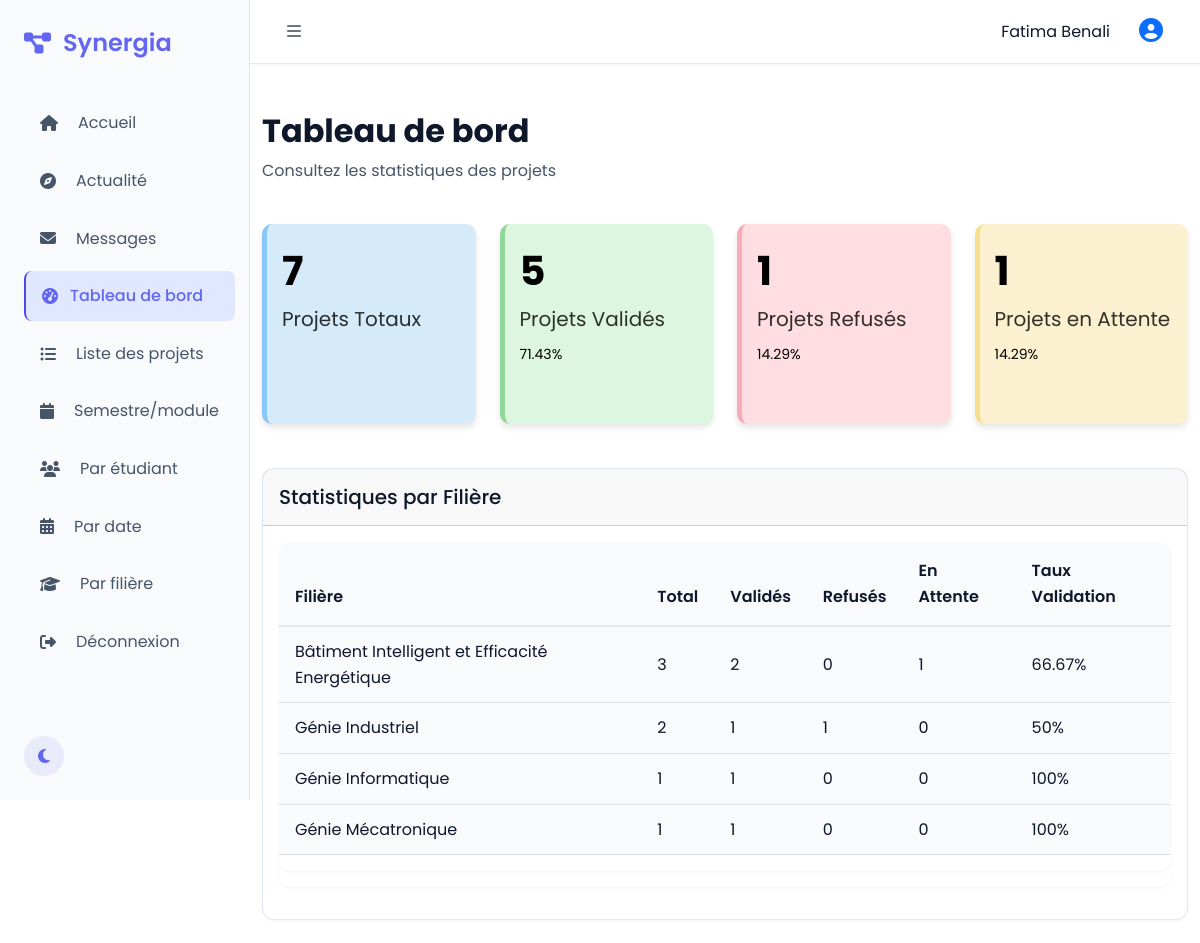
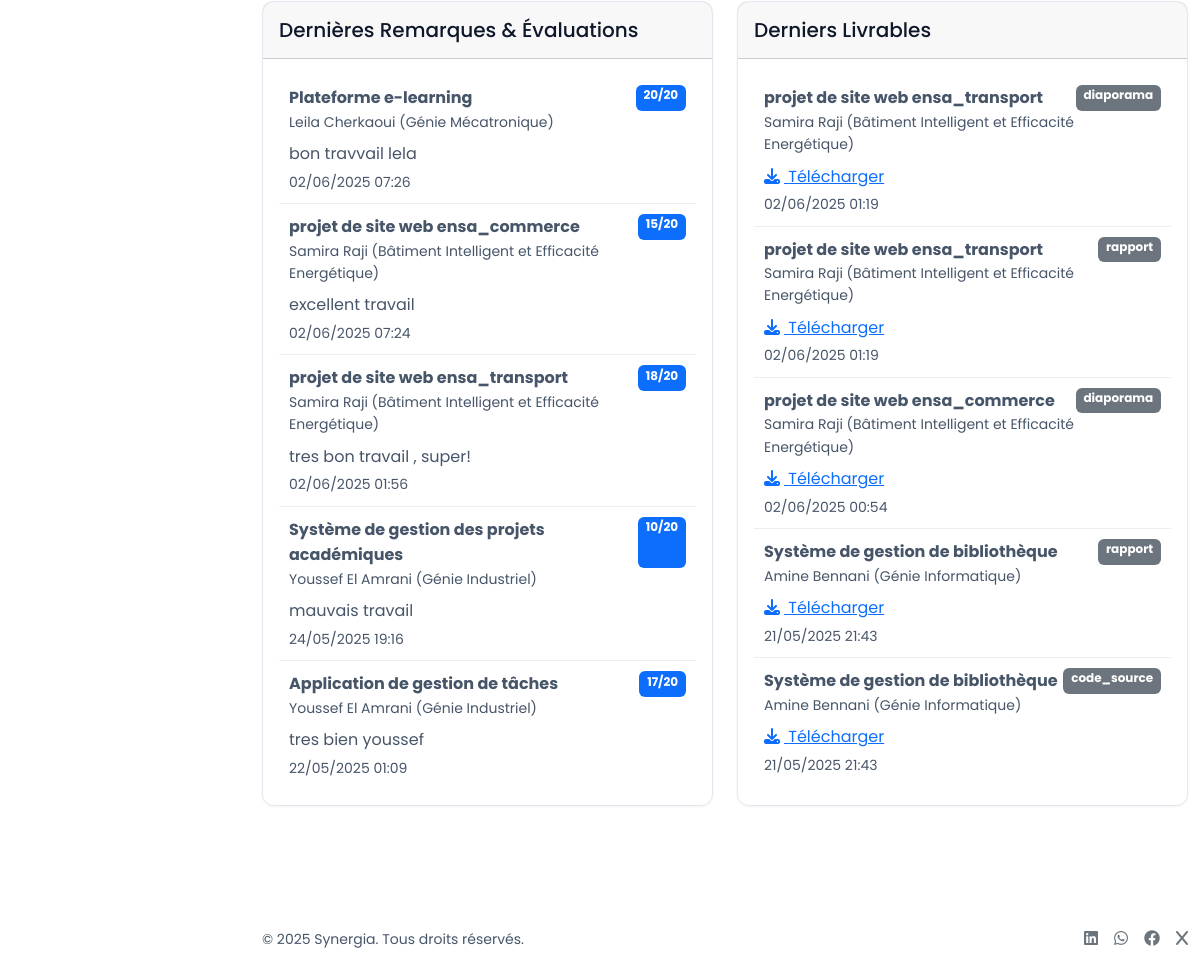
/teacher/statistique.php (signed in), run on the app's committed database (2 pictures, top to bottom).
### tables this page shows
CREATE TABLE `projet` (
  `id_projet` int(11) NOT NULL,
  `titre` varchar(255) DEFAULT NULL,
  `description` text DEFAULT NULL,
  `type_projet` enum('Stage d''initiation','Stage d''ingénieur adjoint','Stage de fin d''études - PFE','projet pédagogique') DEFAULT NULL,
  `sujet` varchar(100) DEFAULT NULL,
  `date_soumission` datetime DEFAULT current_timestamp(),
  `statut` enum('en_attente','valide','refuse') DEFAULT 'en_attente',
  `id_etudiant` int(11) DEFAULT NULL,
  `id_enseignant` int(11) DEFAULT NULL
);

CREATE TABLE `remarque` (
  `id_remarque` int(11) NOT NULL,
  `id_projet` int(11) DEFAULT NULL,
  `id_enseignant` int(11) DEFAULT NULL,
  `remarque_text` text DEFAULT NULL,
  `evaluation` int(11) DEFAULT NULL CHECK (`evaluation` >= 0 and `evaluation` <= 20),
  `date_remarque` datetime DEFAULT current_timestamp()
);

CREATE TABLE `etudiant` (
  `id_etudiant` int(11) NOT NULL,
  `cne` varchar(50) DEFAULT NULL,
  `filiere` varchar(100) DEFAULT NULL,
  `annee_scolaire` varchar(10) DEFAULT NULL
);

CREATE TABLE `livrable` (
  `id_livrable` int(11) NOT NULL,
  `id_projet` int(11) DEFAULT NULL,
  `type_livrable` enum('rapport','code_source','diaporama') DEFAULT NULL,
  `chemin_fichier` varchar(255) DEFAULT NULL,
  `date_upload` datetime DEFAULT current_timestamp()
);

### teacher/statistique.php (the view, shortened to what the rows shown need)
<?php
require_once '../hello/config.php';
$id_enseignant = $_SESSION['id_utilisateur'];
$selectedFiliere = isset($_GET['filiere']) ? trim($_GET['filiere']) : '';
function getProjectStats($db, $id_enseignant, $filiere = '') {
    $query = "SELECT
        p.statut,
        e.filiere,
        COUNT(*) as count
    FROM projet p
    JOIN etudiant e ON p.id_etudiant = e.id_etudiant
    WHERE p.id_enseignant = :id_enseignant";
    $params = [':id_enseignant' => $id_enseignant];
    $query .= " GROUP BY p.statut, e.filiere";
    $stmt = $db->prepare($query);
    foreach ($params as $key => $value) {
        $stmt->bindValue($key, $value, is_numeric($value) ? PDO::PARAM_INT : PDO::PARAM_STR);
    }
    $stmt->execute();
    $results = $stmt->fetchAll(PDO::FETCH_ASSOC);
    $stats = [
        'total' => 0,
        'valide' => 0,
        'refuse' => 0,
        'en_attente' => 0,
        'par_filiere' => []
    ];
    foreach ($results as $row) {
        $stats['total'] += $row['count'];
        if (!isset($stats['par_filiere'][$row['filiere']])) {
            $stats['par_filiere'][$row['filiere']] = [
                'total' => 0,
                'valide' => 0,
                'refuse' => 0,
                'en_attente' => 0
            ];
        }
        $stats['par_filiere'][$row['filiere']]['total'] += $row['count'];
        $stats['par_filiere'][$row['filiere']][$row['statut']] = $row['count'];
        $stats[$row['statut']] += $row['count'];
    }
    return $stats;
}
function getLatestRemarks($db, $id_enseignant, $limit = 5) {
    $query = "SELECT
        r.remarque_text,
        r.evaluation,
        r.date_remarque,
        p.titre as projet_titre,
        CONCAT(u.prenom, ' ', u.nom) as etudiant_nom,
        e.filiere
    FROM remarque r
    JOIN projet p ON r.id_projet = p.id_projet
    JOIN etudiant e ON p.id_etudiant = e.id_etudiant
    JOIN utilisateur u ON e.id_etudiant = u.id_utilisateur
    WHERE p.id_enseignant = :id_enseignant
    ORDER BY r.date_remarque DESC
    LIMIT :limit";
    $stmt = $db->prepare($query);
    $stmt->bindValue(':id_enseignant', $id_enseignant, PDO::PARAM_INT);
    $stmt->bindValue(':limit', $limit, PDO::PARAM_INT);
    $stmt->execute();
    return $stmt->fetchAll(PDO::FETCH_ASSOC);
}
function getLatestDeliverables($db, $id_enseignant, $limit = 5) {
    $query = "SELECT
        l.type_livrable,
        l.chemin_fichier,
        l.date_upload as date_depot,
        p.titre as projet_titre,
        CONCAT(u.prenom, ' ', u.nom) as etudiant_nom,
        e.filiere
    FROM livrable l
    JOIN projet p ON l.id_projet = p.id_projet
    JOIN etudiant e ON p.id_etudiant = e.id_etudiant
    JOIN utilisateur u ON e.id_etudiant = u.id_utilisateur
    WHERE p.id_enseignant = :id_enseignant
    ORDER BY l.date_upload DESC
    LIMIT :limit";
    $stmt = $db->prepare($query);
    $stmt->bindValue(':id_enseignant', $id_enseignant, PDO::PARAM_INT);
    $stmt->bindValue(':limit', $limit, PDO::PARAM_INT);
    $stmt->execute();
    return $stmt->fetchAll(PDO::FETCH_ASSOC);
}
$stats = getProjectStats($db, $id_enseignant, $selectedFiliere);
$latestRemarks = getLatestRemarks($db, $id_enseignant);
$latestDeliverables = getLatestDeliverables($db, $id_enseignant);
try {
    $query = "SELECT
        p.*,
        ue.nom AS etudiant_nom,
        ue.prenom AS etudiant_prenom,
        ue.email AS etudiant_email,
        e.cne,
        e.filiere,
        e.annee_scolaire,
        uen.nom AS enseignant_nom,
        uen.prenom AS enseignant_prenom,
        en.grade AS enseignant_grade,
        en.specialite AS enseignant_specialite,
        GROUP_CONCAT(DISTINCT mk.terme SEPARATOR ', ') AS mots_cles,
        GROUP_CONCAT(DISTINCT CONCAT(m.nom_module, ' (S', m.semestre, ')') SEPARATOR ', ') AS modules,
        GROUP_CONCAT(DISTINCT CONCAT(l.type_livrable, ':', l.chemin_fichier) SEPARATOR '|') AS livrables,
        (SELECT remarque_text FROM remarque WHERE id_projet = p.id_projet ORDER BY date_remarque DESC LIMIT 1) AS derniere_remarque,
        (SELECT evaluation FROM remarque WHERE id_projet = p.id_projet ORDER BY date_remarque DESC LIMIT 1) AS derniere_evaluation,
        (SELECT date_remarque FROM remarque WHERE id_projet = p.id_projet ORDER BY date_remarque DESC LIMIT 1) AS date_evaluation
      FROM projet p
      JOIN etudiant e ON p.id_etudiant = e.id_etudiant
      JOIN utilisateur ue ON e.id_etudiant = ue.id_utilisateur
      LEFT JOIN enseignant en ON p.id_enseignant = en.id_enseignant
      LEFT JOIN utilisateur uen ON en.id_enseignant = uen.id_utilisateur
      LEFT JOIN projet_mot_cle pmk ON p.id_projet = pmk.id_projet
      LEFT JOIN mot_cle mk ON pmk.id_mot_cle = mk.id_mot_cle
      LEFT JOIN projet_module pmod ON p.id_projet = pmod.id_projet
      LEFT JOIN module m ON pmod.id_module = m.id_module
      LEFT JOIN livrable l ON p.id_projet = l.id_projet
      LEFT JOIN remarque r ON p.id_projet = r.id_projet
      WHERE p.id_enseignant = :id_enseignant";
    $params = [':id_enseignant' => $id_enseignant];
    $query .= " GROUP BY p.id_projet ORDER BY p.date_soumission DESC";
    $stmt = $db->prepare($query);
    foreach ($params as $key => $value) {
        $stmt->bindValue($key, $value, is_numeric($value) ? PDO::PARAM_INT : PDO::PARAM_STR);
    }
    $stmt->execute();
    $projects = $stmt->fetchAll();
} catch (PDOException $e) {
    $error = "Erreur lors de la recherche: " . $e->getMessage();
    error_log($error);
}
?>
<!DOCTYPE html>
<html lang="fr" data-theme="light">
<head>
    <link href="https://cdn.jsdelivr.net/npm/bootstrap@5.3.0/dist/css/bootstrap.min.css" rel="stylesheet">
    <link rel="stylesheet" href="https://cdnjs.cloudflare.com/ajax/libs/font-awesome/6.4.0/css/all.min.css">
    <link href="etudiant.css" rel=stylesheet>
</head>
<body>
    <div class="main-content">
        <div class="container py-5 flex-grow-1">
            <div class="row mb-4">
                <div class="col-12">
                    <h2 class="fw-bold">Tableau de bord</h2>
                </div>
            </div>
            <div class="row mb-4">
                <div class="col-lg-3 col-md-6 col-sm-12">
                    <div class="stat-card total">
                        <div class="stat-value"><?= $stats['total'] ?></div>
                        <div class="stat-label">Projets Totaux</div>
                    </div>
                </div>
                <div class="col-lg-3 col-md-6 col-sm-12">
                    <div class="stat-card valide">
                        <div class="stat-value"><?= $stats['valide'] ?></div>
                        <div class="stat-label">Projets Validés</div>
                        <div class="small mt-2"><?= $stats['total'] > 0 ? round(($stats['valide'] / $stats['total']) * 100, 2) : 0 ?>%</div>
                    </div>
                </div>
                <div class="col-lg-3 col-md-6 col-sm-12">
                    <div class="stat-card refuse">
                        <div class="stat-value"><?= $stats['refuse'] ?></div>
                        <div class="stat-label">Projets Refusés</div>
                        <div class="small mt-2"><?= $stats['total'] > 0 ? round(($stats['refuse'] / $stats['total']) * 100, 2) : 0 ?>%</div>
                    </div>
                </div>
                <div class="col-lg-3 col-md-6 col-sm-12">
                    <div class="stat-card en_attente">
                        <div class="stat-value"><?= $stats['en_attente'] ?></div>
                        <div class="stat-label">Projets en Attente</div>
                        <div class="small mt-2"><?= $stats['total'] > 0 ? round(($stats['en_attente'] / $stats['total']) * 100, 2) : 0 ?>%</div>
                    </div>
                </div>
            </div>
            <?php if (empty($selectedFiliere) && !empty($stats['par_filiere'])): ?>
                <div class="card mb-4">
                    <div class="card-body" >
                        <div class="table-responsive overflow-auto">
                            <div class="table-responsive overflow-auto tableau table-mobile-cards">
                                <table class="table">
                                    <thead>
                                        <tr>
                                            <th>Filière</th>
                                            <th>Total</th>
                                            <th>Validés</th>
                                            <th>Refusés</th>
                                            <th>En Attente</th>
                                            <th>Taux Validation</th>
                                        </tr>
                                    </thead>
                                </table>
                            </div>
                        </div>
                    </div>
                </div>
            <?php endif; ?>
            <div class="row mb-4">
                <div class="col-lg-6 col-md-12 col-sm-12 mb-4">
                    <div class="card h-100">
                        <div class="card-body latest-items">
                            <?php if (!empty($latestRemarks)): ?>
                                <?php foreach ($latestRemarks as $remark): ?>
                                    <div class="latest-item">
                                        <div class="d-flex justify-content-between">
                                            <strong><?= htmlspecialchars($remark['projet_titre']) ?></strong>
                                            <?php if (!empty($remark['evaluation'])): ?>
                                                <span class="badge bg-primary"><?= htmlspecialchars($remark['evaluation']) ?>/20</span>
                                            <?php endif; ?>
                                        </div>
                                        <div class="small"><?= htmlspecialchars($remark['etudiant_nom']) ?> (<?= htmlspecialchars($remark['filiere']) ?>)</div>
                                        <div class="mt-2"><?= nl2br(htmlspecialchars(substr($remark['remarque_text'], 0, 100))) ?><?= strlen($remark['remarque_text']) > 100 ? '...' : '' ?></div>
                                        <div class="small mt-1">
                                            <?= date('d/m/Y H:i', strtotime($remark['date_remarque'])) ?>
                                        </div>
                                    </div>
                                <?php endforeach; ?>
                            <?php else: ?>
                                <div >Aucune remarque récente</div>
                            <?php endif; ?>
                        </div>
                    </div>
                </div>
                <div class="col-lg-6 col-md-12 col-sm-12 mb-4">
                    <div class="card h-100">
                        <div class="card-body latest-items">
                            <?php if (!empty($latestDeliverables)): ?>
                                <?php foreach ($latestDeliverables as $deliverable): ?>
                                    <div class="latest-item">
                                        <div class="d-flex justify-content-between">
                                            <strong><?= htmlspecialchars($deliverable['projet_titre']) ?></strong>
                                            <span class="badge bg-secondary"><?= htmlspecialchars($deliverable['type_livrable']) ?></span>
                                        </div>
                                        <div class="small"><?= htmlspecialchars($deliverable['etudiant_nom']) ?> (<?= htmlspecialchars($deliverable['filiere']) ?>)</div>
                                        <div class="mt-2">
                                            <a href="download.php?file=<?= urlencode($deliverable['chemin_fichier']) ?>" class="text-primary" download>
                                                <i class="fas fa-download me-1"></i> Télécharger
                                            </a>
                                        </div>
                                        <div class="small mt-1">
                                            <?= date('d/m/Y H:i', strtotime($deliverable['date_depot'])) ?>
                                        </div>
                                    </div>
                                <?php endforeach; ?>
                            <?php else: ?>
                                <div >Aucun livrable récent</div>
                            <?php endif; ?>
                        </div>
                    </div>
                </div>
            </div>
        </div>
    </div>
</body>
</html>

### data on the page
projet: id_enseignant "7", ($stats['valide']/$stats['total'])*100 "71.43", id_projet "1", ($stats['refuse'] / $stats['total']) * 100 "14.29", ($stats['en_attente'] / $stats['total']) * 100 "14.29"
remarque: id_projet.titre "Plateforme e-learning", evaluation "20", etudiant_nom "Leila Cherkaoui", etudiant.filiere "Génie Mécatronique", remarque_text "bon travvail lela", date_remarque "02/06/2025 07:26"
remarque: id_projet.titre "projet de site web ensa_commerce", evaluation "15", etudiant_nom "Samira Raji", etudiant.filiere "Bâtiment Intelligent et Efficacité Energétique", remarque_text "excellent travail", date_remarque "02/06/2025 07:24"
remarque: id_projet.titre "projet de site web ensa_transport", evaluation "18", etudiant_nom "Samira Raji", etudiant.filiere "Bâtiment Intelligent et Efficacité Energétique", remarque_text "tres bon travail , super!", date_remarque "02/06/2025 01:56"
remarque: id_projet.titre "Système de gestion des projets académiques", evaluation "10", etudiant_nom "Youssef El Amrani", etudiant.filiere "Génie Industriel", remarque_text "mauvais travail", date_remarque "24/05/2025 19:16"
remarque: id_projet.titre "Application de gestion de tâches", evaluation "17", etudiant_nom "Youssef El Amrani", etudiant.filiere "Génie Industriel", remarque_text "tres bien youssef", date_remarque "22/05/2025 01:09"
livrable: id_projet.titre "projet de site web ensa_transport", type_livrable "diaporama", etudiant_nom "Samira Raji", etudiant.filiere "Bâtiment Intelligent et Efficacité Energétique", date_upload "02/06/2025 01:19"
livrable: id_projet.titre "projet de site web ensa_transport", type_livrable "rapport", etudiant_nom "Samira Raji", etudiant.filiere "Bâtiment Intelligent et Efficacité Energétique", date_upload "02/06/2025 01:19"
livrable: id_projet.titre "projet de site web ensa_commerce", type_livrable "diaporama", etudiant_nom "Samira Raji", etudiant.filiere "Bâtiment Intelligent et Efficacité Energétique", date_upload "02/06/2025 00:54"
livrable: id_projet.titre "Système de gestion de bibliothèque", type_livrable "rapport", etudiant_nom "Amine Bennani", etudiant.filiere "Génie Informatique", date_upload "21/05/2025 21:43"
livrable: id_projet.titre "Système de gestion de bibliothèque", type_livrable "code_source", etudiant_nom "Amine Bennani", etudiant.filiere "Génie Informatique", date_upload "21/05/2025 21:43"

### other printed values
$_SESSION['prenom'] "Fatima"
$_SESSION['nom'] "Benali"
$stats['valide'] "5"
$filiere "Bâtiment Intelligent et Efficacité Energétique"
$filiereStats['total'] "3"
$filiereStats['valide'] "2"
$filiereStats['refuse'] "0"
$filiereStats['en_attente'] "1"
$filiere "Génie Industriel"
$filiereStats['total'] "2"
$filiereStats['valide'] "1"
$filiereStats['refuse'] "1"
$filiereStats['en_attente'] "0"
$filiere "Génie Informatique"
$filiereStats['total'] "1"
